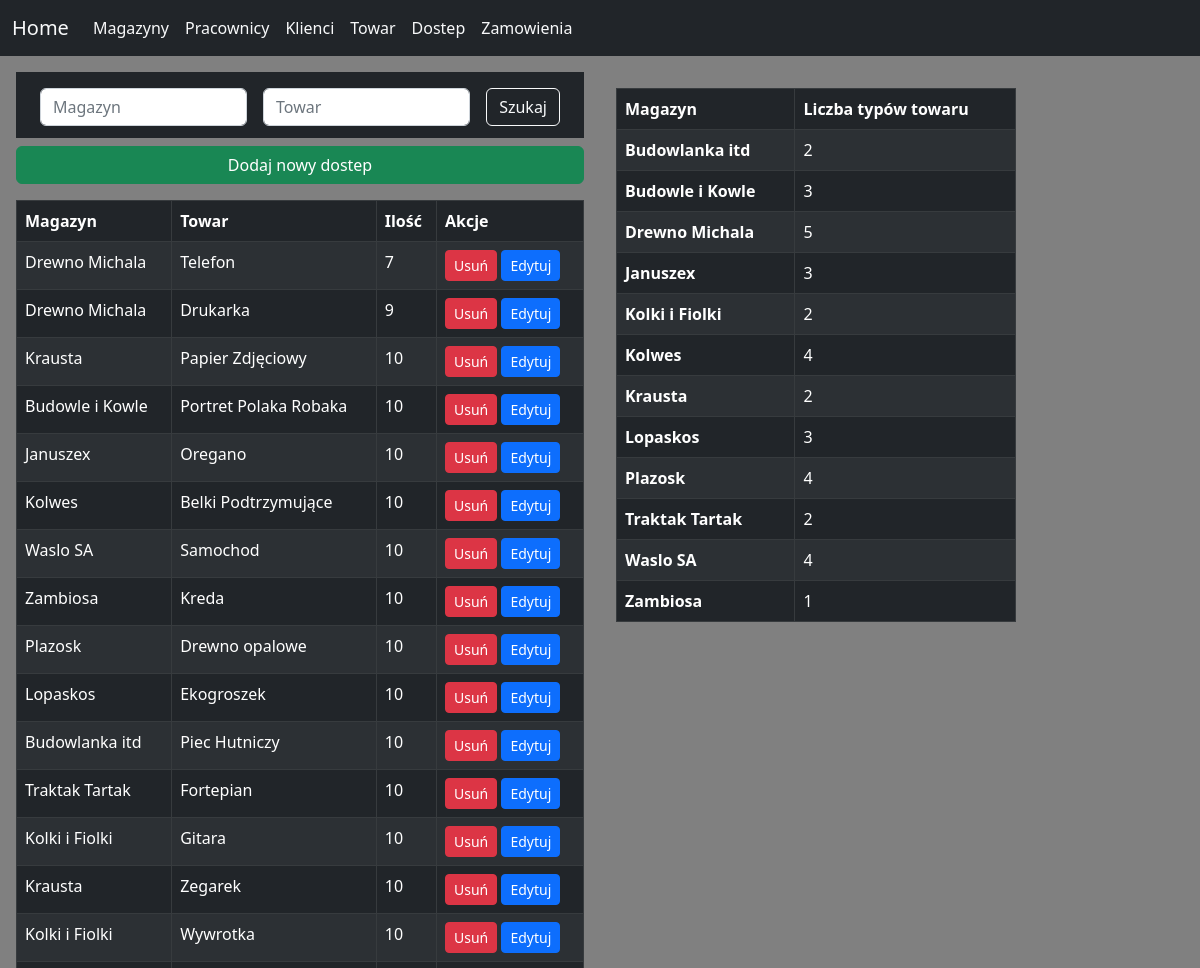
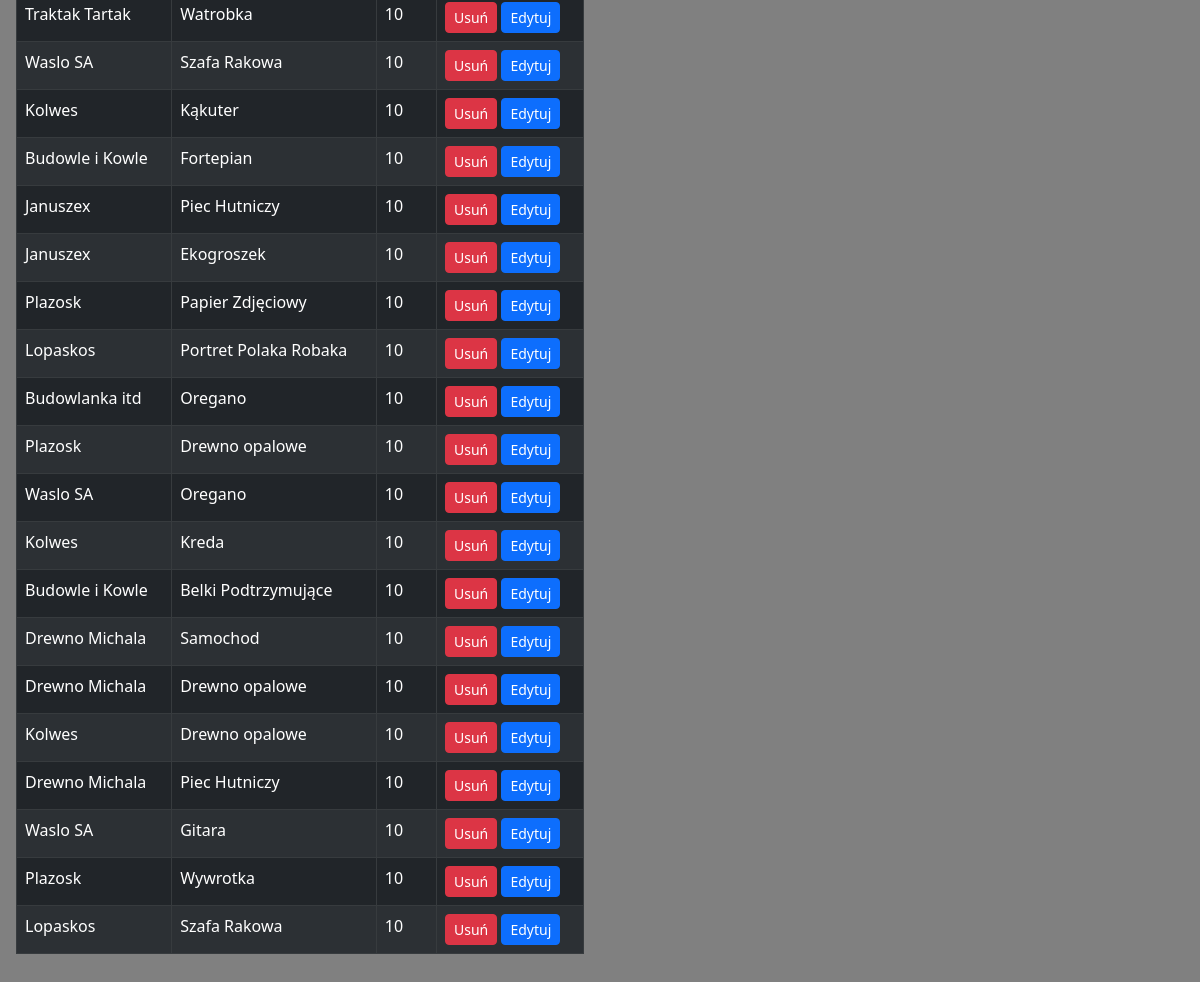
Page /dostep on the committed database (2 pictures, top to bottom).
### modelss/models.py (models this page shows)
class Dostep(Base):
    __tablename__ = 'Dostep'
    id_dostepu = Column(Integer, primary_key=True)
    id_magazynu = Column(Integer, ForeignKey('Magazyny.id_magazynu'), primary_key=True)
    id_towaru = Column(Integer, ForeignKey('Towar.id_towaru'), primary_key=True)
    ilosc = Column(Integer)
    magazyn = relationship("Magazyny", backref="Dostep")
    towar = relationship("Towar", backref="Dostep")

class Magazyny(Base):
    __tablename__ = 'Magazyny'
    id_magazynu = Column(Integer, primary_key=True)
    nazwa = Column(String(50), nullable=False, unique=True)
    adres = Column(String(100), nullable=False)

class Towar(Base):
    __tablename__ = 'Towar'
    id_towaru = Column(Integer, primary_key=True)
    nazwa = Column(String(100), nullable=False)
    cena = Column(Integer, nullable=False)

### main.py (the view)
@app.route("/dostep")
def dostep():
    return render_template("dostep.html", dostepy=show_dostep(), magazyny=show_magazyny(), towary=show_towar(), dostep_stat=dostep_stat())

### modelss/db_tools.py (called while the page is built)
def show_magazyny():
    magazyny = session.query(Magazyny).all()
    return magazyny

def show_towar():
    towar = session.query(Towar).all()
    return towar

def show_dostep():
    dostep = session.query(Dostep, Magazyny.nazwa.label('nazwa_magazynu'), Towar.nazwa.label('nazwa_towaru')) \
        .join(Magazyny, Dostep.id_magazynu == Magazyny.id_magazynu) \
        .join(Towar, Dostep.id_towaru == Towar.id_towaru) \
        .filter(Dostep.id_magazynu == Magazyny.id_magazynu) \
        .filter(Dostep.id_towaru == Towar.id_towaru) \
        .all()
    return dostep

def dostep_stat():
    dostep_stat = session.query(Magazyny.nazwa.label('nazwa_magazynu'), func.count(Dostep.id_dostepu).label('liczba_rekordow')) \
        .join(Dostep, Dostep.id_magazynu == Magazyny.id_magazynu) \
        .group_by(Magazyny.nazwa) \
        .all()
    return dostep_stat

### templates/dostep.html (shortened to what this page needs)
{% extends "base.html" %}
{% block content %}
<div class="container">
    <div class="col w-50 p-3 position-absolute top-10 start-0">
        <div class="bg-dark p-1">
            <div class="container mt-1">
                <form class="d-flex" id="searchForm" method="POST" action="/search_dostep">
                    <input class="form-control d-inline m-2" type="search" name="search_name" placeholder="Magazyn" aria-label="Magazyn">
                    <input class="form-control d-inline m-2" type="search" name="search_towar" placeholder="Towar" aria-label="Towar">
                    <button class="btn btn-outline-light m-2" type="submit">Szukaj</button>
                </form>
            </div>
        </div>
        <div class="d-grid gap-2">
            <button type="button" class="btn btn-success mt-2" data-bs-toggle="modal" data-bs-target="#addDostepModal">Dodaj nowy dostep</button>
        </div>
        <table class="table table-striped table-bordered table-dark p-3 mt-3 bg-body rounded">
            <thead>
                <tr>
                    <th scope="col">Magazyn</th>
                    <th scope="col">Towar</th>
                    <th scope="col">Ilość</th>
                    <th scope="col">Akcje</th>
                </tr>
            </thead>
            <tbody>
                {% for dostep in dostepy %}
                <tr>
                    <td>{{ dostep.nazwa_magazynu }}</td>
                    <td>{{ dostep.nazwa_towaru }}</td>
                    <td>{{ dostep.Dostep.ilosc }}</td>
                    <td>
                        <div class="d-flex">
                            <form method="POST" action="/delete_dostep/{{ dostep.Dostep.id_dostepu }}">
                                <button type="submit" class="btn btn-danger btn-sm">Usuń</button>
                                <button type="button" class="btn btn-primary btn-sm" data-bs-toggle="modal" data-bs-target="#exampleModal{{ dostep.Dostep.id_dostepu}}">Edytuj</button>
                            </form>
                        </div>
                    </td>
                </tr>
                {% endfor %}
            </tbody>
        </table>
    </div>
    <div class="col w-50 p-3 position-absolute top-10 start-50 ">
        <div class="custom-table-responsive">
                <table class="table table-striped table-bordered table-dark p-3 mt-3 bg-body rounded">
                    <thead>
                        <tr>
                            <th scope="col">Magazyn</th>
                            <th scope="col">Liczba typów towaru</th>
                        </tr>
                    </thead>
                    <tbody>
                        {% for stat in dostep_stat %}
                        <tr>
                            <th scope="row">{{ stat.nazwa_magazynu }}</th>
                            <td>{{ stat.liczba_rekordow }}</td>
                        </tr>
                    {% endfor %}
                    </tbody>
                </table>
            </div>
    </div>
</div>
{% endblock %}

### static/styl.css (style rules this page uses)
.custom-table-responsive { width: 400px; position: fixed; }

### rows in the picture
Dostep: nazwa_magazynu "Drewno Michala", nazwa_towaru "Telefon", Dostep.ilosc "7"
Dostep: nazwa_magazynu "Drewno Michala", nazwa_towaru "Drukarka", Dostep.ilosc "9"
Dostep: nazwa_magazynu "Krausta", nazwa_towaru "Papier Zdjęciowy", Dostep.ilosc "10"
Dostep: nazwa_magazynu "Budowle i Kowle", nazwa_towaru "Portret Polaka Robaka", Dostep.ilosc "10"
Dostep: nazwa_magazynu "Januszex", nazwa_towaru "Oregano", Dostep.ilosc "10"
Dostep: nazwa_magazynu "Kolwes", nazwa_towaru "Belki Podtrzymujące", Dostep.ilosc "10"
Dostep: nazwa_magazynu "Waslo SA", nazwa_towaru "Samochod", Dostep.ilosc "10"
Dostep: nazwa_magazynu "Zambiosa", nazwa_towaru "Kreda", Dostep.ilosc "10"
Dostep: nazwa_magazynu "Plazosk", nazwa_towaru "Drewno opalowe", Dostep.ilosc "10"
Dostep: nazwa_magazynu "Lopaskos", nazwa_towaru "Ekogroszek", Dostep.ilosc "10"
Dostep: nazwa_magazynu "Budowlanka itd", nazwa_towaru "Piec Hutniczy", Dostep.ilosc "10"
Dostep: nazwa_magazynu "Traktak Tartak", nazwa_towaru "Fortepian", Dostep.ilosc "10"
Dostep: nazwa_magazynu "Kolki i Fiolki", nazwa_towaru "Gitara", Dostep.ilosc "10"
Dostep: nazwa_magazynu "Krausta", nazwa_towaru "Zegarek", Dostep.ilosc "10"
Dostep: nazwa_magazynu "Kolki i Fiolki", nazwa_towaru "Wywrotka", Dostep.ilosc "10"
Dostep: nazwa_magazynu "Traktak Tartak", nazwa_towaru "Watrobka", Dostep.ilosc "10"
Dostep: nazwa_magazynu "Waslo SA", nazwa_towaru "Szafa Rakowa", Dostep.ilosc "10"
Dostep: nazwa_magazynu "Kolwes", nazwa_towaru "Kąkuter", Dostep.ilosc "10"
Dostep: nazwa_magazynu "Budowle i Kowle", nazwa_towaru "Fortepian", Dostep.ilosc "10"
Dostep: nazwa_magazynu "Januszex", nazwa_towaru "Piec Hutniczy", Dostep.ilosc "10"
Dostep: nazwa_magazynu "Januszex", nazwa_towaru "Ekogroszek", Dostep.ilosc "10"
Dostep: nazwa_magazynu "Plazosk", nazwa_towaru "Papier Zdjęciowy", Dostep.ilosc "10"
Dostep: nazwa_magazynu "Lopaskos", nazwa_towaru "Portret Polaka Robaka", Dostep.ilosc "10"
Dostep: nazwa_magazynu "Budowlanka itd", nazwa_towaru "Oregano", Dostep.ilosc "10"
Dostep: nazwa_magazynu "Plazosk", nazwa_towaru "Drewno opalowe", Dostep.ilosc "10"
Dostep: nazwa_magazynu "Waslo SA", nazwa_towaru "Oregano", Dostep.ilosc "10"
Dostep: nazwa_magazynu "Kolwes", nazwa_towaru "Kreda", Dostep.ilosc "10"
Dostep: nazwa_magazynu "Budowle i Kowle", nazwa_towaru "Belki Podtrzymujące", Dostep.ilosc "10"
Dostep: nazwa_magazynu "Drewno Michala", nazwa_towaru "Samochod", Dostep.ilosc "10"
Dostep: nazwa_magazynu "Drewno Michala", nazwa_towaru "Drewno opalowe", Dostep.ilosc "10"
Dostep: nazwa_magazynu "Kolwes", nazwa_towaru "Drewno opalowe", Dostep.ilosc "10"
Dostep: nazwa_magazynu "Drewno Michala", nazwa_towaru "Piec Hutniczy", Dostep.ilosc "10"
Dostep: nazwa_magazynu "Waslo SA", nazwa_towaru "Gitara", Dostep.ilosc "10"
Dostep: nazwa_magazynu "Plazosk", nazwa_towaru "Wywrotka", Dostep.ilosc "10"
Dostep: nazwa_magazynu "Lopaskos", nazwa_towaru "Szafa Rakowa", Dostep.ilosc "10"
Magazyny: nazwa_magazynu "Januszex", liczba_rekordow "3"
Magazyny: nazwa_magazynu "Kolwes", liczba_rekordow "4"

### other values in the picture
{{ stat.nazwa_magazynu }} "Budowlanka itd" "Budowle i Kowle" "Drewno Michala" "Kolki i Fiolki" "Krausta" "Lopaskos" "Plazosk" "Traktak Tartak" "Waslo SA" "Zambiosa"
{{ stat.liczba_rekordow }} "2" "3" "5" "2" "2" "3" "4" "2" "4" "1"
